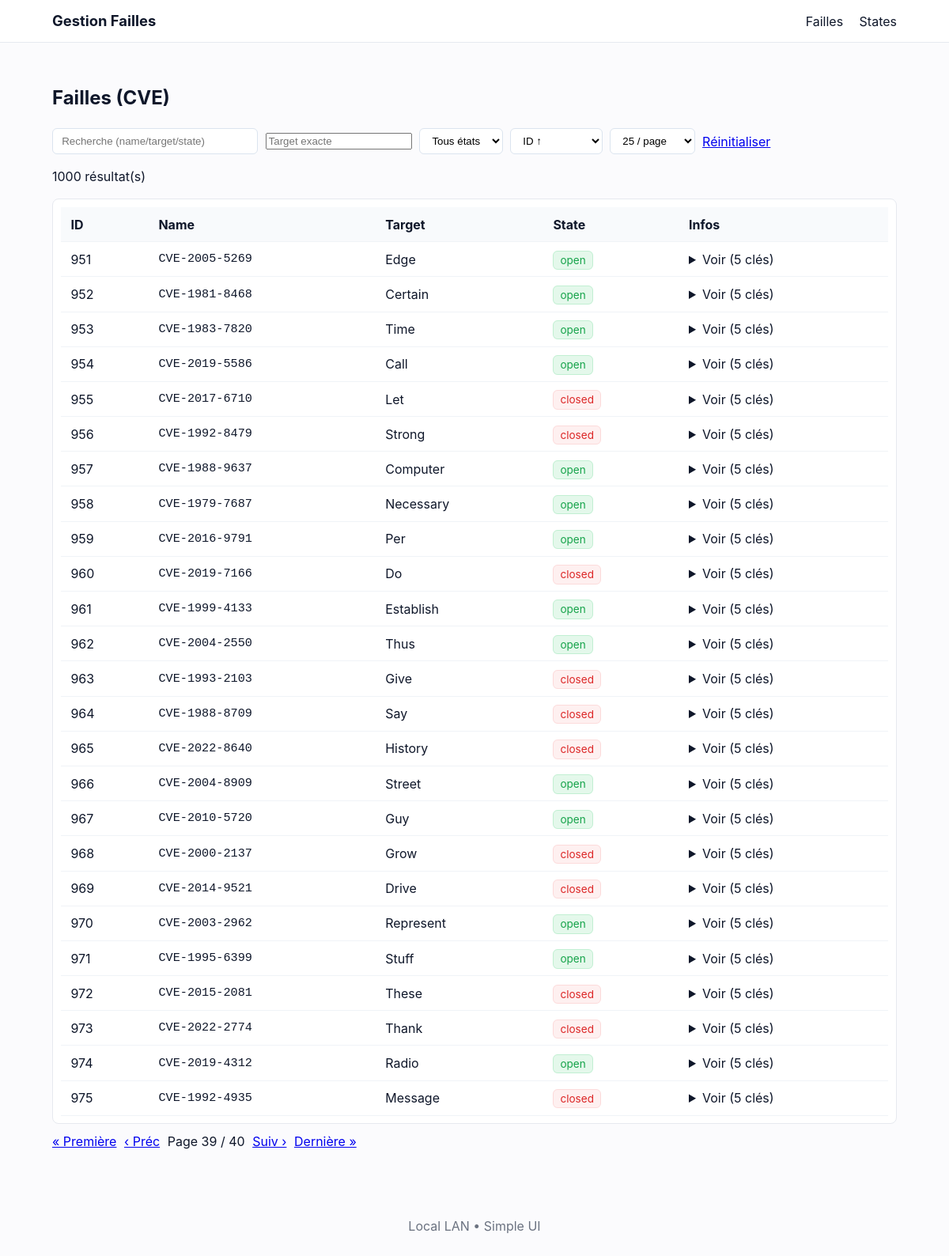
Page /failles?q=&target=&state=&sort=id_asc&size=25&page=39 on the committed database.
### tables this page shows
CREATE TABLE cve (
        id      INTEGER PRIMARY KEY AUTOINCREMENT,
        name    TEXT NOT NULL,
        target  TEXT NOT NULL,
        state   TEXT NOT NULL,
        infos   TEXT NOT NULL
    );

### main.py (the view)
@app.get("/failles", response_class=HTMLResponse)
def failles_page(
    request: Request,
    q: Optional[str] = Query(default=None),
    target: Optional[str] = Query(default=None),
    state: Optional[str] = Query(default=None),
    sort: str = Query(default="id_asc"),
    page: int = Query(default=1, ge=1),
    size: int = Query(default=25, ge=1, le=200),
):
    if q is not None:
        q = q.strip() or None
    if target is not None:
        target = target.strip() or None
    if state is not None:
        state = state.strip() or None
    total = count_cves(q=q, target=target, state=state)
    rows = list_cves_paged(
        q=q,
        target=target,
        state=state,
        sort=sort,
        page=page,
        page_size=size,
    )
    total_pages = max(1, (total + size - 1) // size)
    context = {
        "request": request,
        "rows": rows,
        "total": total,
        "page": page,
        "size": size,
        "total_pages": total_pages,
        "q": q or "",
        "target": target or "",
        "state": state or "",
        "sort": sort,
    }
    return templates.TemplateResponse("failles.html", context)

### Web_app/templates/failles.html (shortened to what this page needs)
{% extends "base.html" %}
{% block content %}
<h2>Failles (CVE)</h2>
<form method="get" id="filtersForm" class="controls">
  <input type="search"
        name="q"
        placeholder="Recherche (name/target/state)"
        value="{{ q }}"
        onkeydown="if(event.key === 'Enter'){ resetAndSend(); }">
  <input type="text" name="target" placeholder="Target exacte"
         value="{{ target }}"
         onkeydown="if(event.key === 'Enter'){ resetAndSend(); }">
  <select name="state" onchange="autoSubmitNow()">
    <option value="" {{ ''==state and 'selected' or '' }}>Tous états</option>
  </select>
  <select name="sort" onchange="autoSubmitNow()">
    <option value="id_asc"   {{ sort=='id_asc' and 'selected' or '' }}>ID ↑</option>
  </select>
  <select name="size" onchange="autoSubmitNow()">
    {% for s in [10,25,50,100] %}
      <option value="{{s}}" {{ s==size and 'selected' or '' }}>{{s}} / page</option>
    {% endfor %}
  </select>
  <a class="btn" href="{{ request.url_for('failles_page') }}">Réinitialiser</a>
</form>
<p class="muted">{{ total }} résultat(s)</p>
<div class="table-wrap">
  <table class="table">
    <thead>
      <tr>
        <th>ID</th><th>Name</th><th>Target</th><th>State</th><th>Infos</th>
      </tr>
    </thead>
    <tbody>
      {% if rows %}
        {% for r in rows %}
        <tr>
          <td>{{ r.id }}</td>
          <td class="mono">{{ r.name }}</td>
          <td>{{ r.target }}</td>
          <td><span class="state {{ r.state }}">{{ r.state }}</span></td>
          <td>
            <details>
              <summary>Voir ({{ r.infos|length }} clés)</summary>
            </details>
          </td>
        </tr>
        {% endfor %}
      {% else %}
        <tr><td colspan="5">Aucun résultat</td></tr>
      {% endif %}
    </tbody>
  </table>
</div>
{% macro qlink(p) -%}
  {{ request.url_for('failles_page')
     ~ '?q=' ~ q
     ~ '&target=' ~ target
     ~ '&state=' ~ state
     ~ '&sort=' ~ sort
     ~ '&size=' ~ size
     ~ '&page=' ~ p
  }}
{%- endmacro %}
<div class="pagination">
  {% set prev = page - 1 if page > 1 else 1 %}
  {% set next = page + 1 if page < total_pages else total_pages %}
  <a class="btn" href="{{ qlink(1) }}">« Première</a>
  <a class="btn" href="{{ qlink(prev) }}">‹ Préc</a>
  <span>Page {{ page }} / {{ total_pages }}</span>
  <a class="btn" href="{{ qlink(next) }}">Suiv ›</a>
  <a class="btn" href="{{ qlink(total_pages) }}">Dernière »</a>
</div>
{% endblock %}

### Web_app/static/css/style.css (style rules this page uses)
:root { --bg: #fbfbfd; --card: #ffffff; --muted: #6b7280; --accent: #2b6cb0; --success: #16a34a; --danger: #dc2626; --container: 1100px; }
* { box-sizing: border-box }
body { font-family: Inter, ui-sans-serif, system-ui, -apple-system, "Segoe UI", Roboto, "Helvetica Neue", Arial; background: var(--bg); color: #0f172a; margin: 0; line-height: 1.5 }
.table-wrap { overflow: auto; background: var(--card); border: 1px solid #e6e9ef; border-radius: 8px; padding: .6rem }
.table { width: 100%; border-collapse: collapse }
.table th, .table td { padding: .6rem .8rem; text-align: left; border-bottom: 1px solid #f0f3f7 }
.table th { background: #f8fafc; position: sticky; top: 0 }
.controls { display: flex; gap: .6rem; flex-wrap: wrap; align-items: center; margin-bottom: .8rem }
.controls input[type="search"] { padding: .5rem .7rem; min-width: 260px; border-radius: 6px; border: 1px solid #dbe4ef }
.controls select, .controls button { padding: .45rem .7rem; border-radius: 6px; border: 1px solid #dbe4ef; background: white }
.state { padding: .2rem .5rem; border-radius: 6px; font-size: .85rem }
.state.open { background: rgba(34, 197, 94, 0.12); color: var(--success); border: 1px solid rgba(34, 197, 94, 0.18) }
.state.closed { background: rgba(239, 68, 68, 0.08); color: var(--danger); border: 1px solid rgba(239, 68, 68, 0.12) }
.mono { font-family: monospace; font-size: .95rem }
.pagination { display: flex; gap: .6rem; align-items: center; margin-top: .6rem }

### rows in the picture
cve: id "951", name "CVE-2005-5269", target "Edge", state "open", infos|length "5"
cve: id "952", name "CVE-1981-8468", target "Certain", state "open", infos|length "5"
cve: id "953", name "CVE-1983-7820", target "Time", state "open", infos|length "5"
cve: id "954", name "CVE-2019-5586", target "Call", state "open", infos|length "5"
cve: id "955", name "CVE-2017-6710", target "Let", state "closed", infos|length "5"
cve: id "956", name "CVE-1992-8479", target "Strong", state "closed", infos|length "5"
cve: id "957", name "CVE-1988-9637", target "Computer", state "open", infos|length "5"
cve: id "958", name "CVE-1979-7687", target "Necessary", state "open", infos|length "5"
cve: id "959", name "CVE-2016-9791", target "Per", state "open", infos|length "5"
cve: id "960", name "CVE-2019-7166", target "Do", state "closed", infos|length "5"
cve: id "961", name "CVE-1999-4133", target "Establish", state "open", infos|length "5"
cve: id "962", name "CVE-2004-2550", target "Thus", state "open", infos|length "5"
cve: id "963", name "CVE-1993-2103", target "Give", state "closed", infos|length "5"
cve: id "964", name "CVE-1988-8709", target "Say", state "closed", infos|length "5"
cve: id "965", name "CVE-2022-8640", target "History", state "closed", infos|length "5"
cve: id "966", name "CVE-2004-8909", target "Street", state "open", infos|length "5"
cve: id "967", name "CVE-2010-5720", target "Guy", state "open", infos|length "5"
cve: id "968", name "CVE-2000-2137", target "Grow", state "closed", infos|length "5"
cve: id "969", name "CVE-2014-9521", target "Drive", state "closed", infos|length "5"
cve: id "970", name "CVE-2003-2962", target "Represent", state "open", infos|length "5"
cve: id "971", name "CVE-1995-6399", target "Stuff", state "open", infos|length "5"
cve: id "972", name "CVE-2015-2081", target "These", state "closed", infos|length "5"
cve: id "973", name "CVE-2022-2774", target "Thank", state "closed", infos|length "5"
cve: id "974", name "CVE-2019-4312", target "Radio", state "open", infos|length "5"
cve: id "975", name "CVE-1992-4935", target "Message", state "closed", infos|length "5"

### other values in the picture
{{ total }} "1000"
{{ page }} "39"
{{ total_pages }} "40"
form field size "25 / page"
